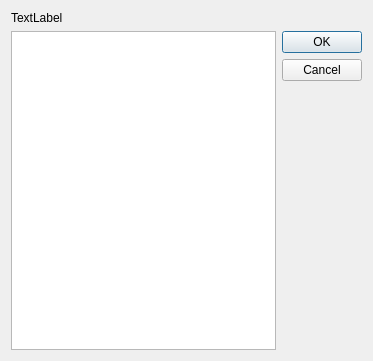
<?xml version="1.0" encoding="UTF-8"?>
<ui version="4.0">
 <class>playerinfo</class>
 <widget class="QDialog" name="playerinfo">
  <property name="geometry">
   <rect>
    <x>0</x>
    <y>0</y>
    <width>373</width>
    <height>361</height>
   </rect>
  </property>
  <property name="windowTitle">
   <string>Dialog</string>
  </property>
  <layout class="QGridLayout" name="gridLayout">
   <item row="0" column="0">
    <widget class="QLabel" name="label">
     <property name="text">
      <string>TextLabel</string>
     </property>
    </widget>
   </item>
   <item row="1" column="0">
    <widget class="QListView" name="listView"/>
   </item>
   <item row="1" column="1">
    <widget class="QDialogButtonBox" name="buttonBox">
     <property name="orientation">
      <enum>Qt::Vertical</enum>
     </property>
     <property name="standardButtons">
      <set>QDialogButtonBox::Cancel|QDialogButtonBox::Ok</set>
     </property>
    </widget>
   </item>
  </layout>
 </widget>
 <resources/>
 <connections>
  <connection>
   <sender>buttonBox</sender>
   <signal>accepted()</signal>
   <receiver>playerinfo</receiver>
   <slot>accept()</slot>
   <hints>
    <hint type="sourcelabel">
     <x>248</x>
     <y>254</y>
    </hint>
    <hint type="destinationlabel">
     <x>157</x>
     <y>274</y>
    </hint>
   </hints>
  </connection>
  <connection>
   <sender>buttonBox</sender>
   <signal>rejected()</signal>
   <receiver>playerinfo</receiver>
   <slot>reject()</slot>
   <hints>
    <hint type="sourcelabel">
     <x>316</x>
     <y>260</y>
    </hint>
    <hint type="destinationlabel">
     <x>286</x>
     <y>274</y>
    </hint>
   </hints>
  </connection>
 </connections>
</ui>
